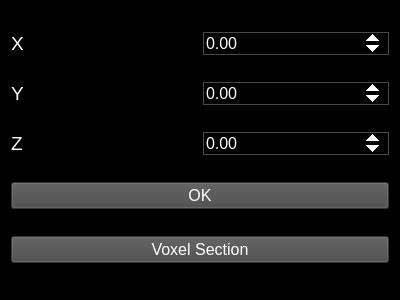
<?xml version="1.0" encoding="UTF-8"?>
<ui version="4.0">
 <class>WidgetSection</class>
 <widget class="QWidget" name="WidgetSection">
  <property name="geometry">
   <rect>
    <x>0</x>
    <y>0</y>
    <width>400</width>
    <height>300</height>
   </rect>
  </property>
  <property name="windowTitle">
   <string>Form</string>
  </property>
  <property name="styleSheet">
   <string notr="true">background-color:black;
color:white;
font-family:&quot;맑은 고딕&quot;;</string>
  </property>
  <layout class="QGridLayout" name="gridLayout">
   <item row="1" column="1">
    <widget class="QDoubleSpinBox" name="doubleSpinBox_2">
     <property name="font">
      <font>
       <pointsize>12</pointsize>
      </font>
     </property>
     <property name="styleSheet">
      <string notr="true">QDoubleSpinBox{
color:white;
border:1px solid #494949;
background-color:black;
}

QDoubleSpinBox::up-button {
	width:30px;
}

QDoubleSpinBox::down-button {
	width:30px
}</string>
     </property>
    </widget>
   </item>
   <item row="3" column="0" colspan="2">
    <widget class="QPushButton" name="pushButton">
     <property name="font">
      <font>
       <pointsize>12</pointsize>
      </font>
     </property>
     <property name="styleSheet">
      <string notr="true">QPushButton
{
	font-family:&quot;맑은 고딕&quot;;
	background-color:#494949;
}

QPushButton:hover
{
	background-color: qlineargradient(spread:pad, x1:0, y1:0, x2:1, y2:1, stop:0 rgba(255, 190, 11, 255), stop:1 rgba(251, 86, 7, 255));
	border:none;
}</string>
     </property>
     <property name="text">
      <string>OK</string>
     </property>
    </widget>
   </item>
   <item row="2" column="1">
    <widget class="QDoubleSpinBox" name="doubleSpinBox_3">
     <property name="font">
      <font>
       <pointsize>12</pointsize>
      </font>
     </property>
     <property name="styleSheet">
      <string notr="true">QDoubleSpinBox{
color:white;
border:1px solid #494949;
background-color:black;
}

QDoubleSpinBox::up-button {
	width:30px;
}

QDoubleSpinBox::down-button {
	width:30px
}</string>
     </property>
    </widget>
   </item>
   <item row="2" column="0">
    <widget class="QLabel" name="label_3">
     <property name="font">
      <font>
       <pointsize>14</pointsize>
      </font>
     </property>
     <property name="styleSheet">
      <string notr="true">font-family:&quot;맑은 고딕&quot;;</string>
     </property>
     <property name="text">
      <string>Z</string>
     </property>
    </widget>
   </item>
   <item row="0" column="1">
    <widget class="QDoubleSpinBox" name="doubleSpinBox">
     <property name="font">
      <font>
       <pointsize>12</pointsize>
      </font>
     </property>
     <property name="styleSheet">
      <string notr="true">QDoubleSpinBox{
color:white;
border:1px solid #494949;
background-color:black;
}

QDoubleSpinBox::up-button {
	width:30px;
}

QDoubleSpinBox::down-button {
	width:30px
}</string>
     </property>
    </widget>
   </item>
   <item row="0" column="0">
    <widget class="QLabel" name="label">
     <property name="font">
      <font>
       <pointsize>14</pointsize>
      </font>
     </property>
     <property name="styleSheet">
      <string notr="true">font-family:&quot;맑은 고딕&quot;;</string>
     </property>
     <property name="text">
      <string>X</string>
     </property>
    </widget>
   </item>
   <item row="1" column="0">
    <widget class="QLabel" name="label_2">
     <property name="font">
      <font>
       <pointsize>14</pointsize>
      </font>
     </property>
     <property name="styleSheet">
      <string notr="true">font-family:&quot;맑은 고딕&quot;;</string>
     </property>
     <property name="text">
      <string>Y</string>
     </property>
    </widget>
   </item>
   <item row="4" column="0" colspan="2">
    <widget class="QPushButton" name="pushButton_2">
     <property name="font">
      <font>
       <pointsize>12</pointsize>
      </font>
     </property>
     <property name="styleSheet">
      <string notr="true">QPushButton
{
	font-family:&quot;맑은 고딕&quot;;
	background-color:#494949;
}

QPushButton:hover
{
	background-color: qlineargradient(spread:pad, x1:0, y1:0, x2:1, y2:1, stop:0 rgba(255, 190, 11, 255), stop:1 rgba(251, 86, 7, 255));
	border:none;
}</string>
     </property>
     <property name="text">
      <string>Voxel Section</string>
     </property>
    </widget>
   </item>
  </layout>
 </widget>
 <resources/>
 <connections/>
</ui>
